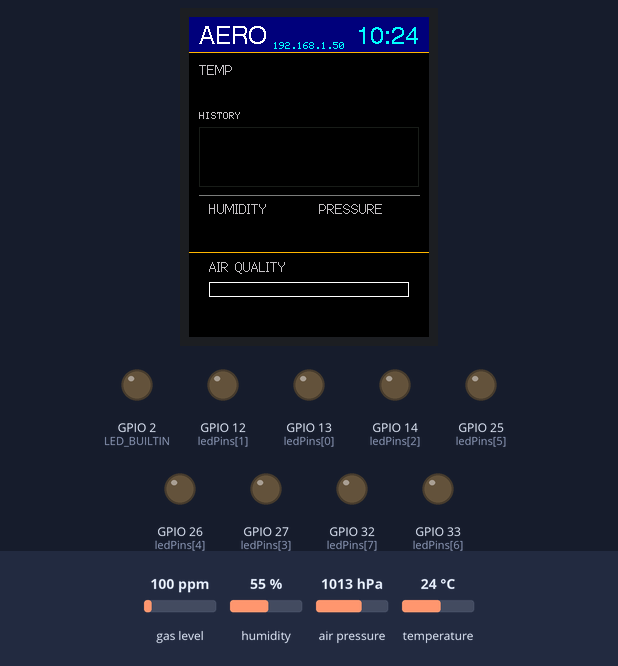
Bench run of a sketch on a simulated ESP32. Shown: 240×320 colour display, output pins drawn as LEDs (lit = HIGH). The test bench sets the inputs (shaded band); at power-on: gas level 100 ppm, air pressure 1013 hPa, humidity 55 %, temperature 24 °C. WiFi joins after 1.5 s; servers stay silent unless stated; the local clock reads 2024-03-15 10:24:30 at power-on unless the sketch sets it; what the sketch prints to the serial monitor is not drawn.

Above: at 3.0 s.
3.1 s: gas level set to 500 ppm
At 4.8 s:
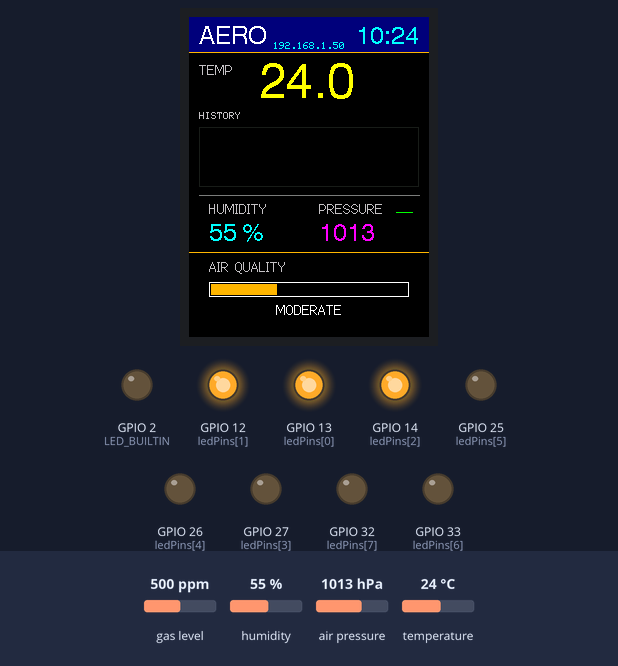
7.5 s: gas level set to 20 ppm
At 10.5 s:
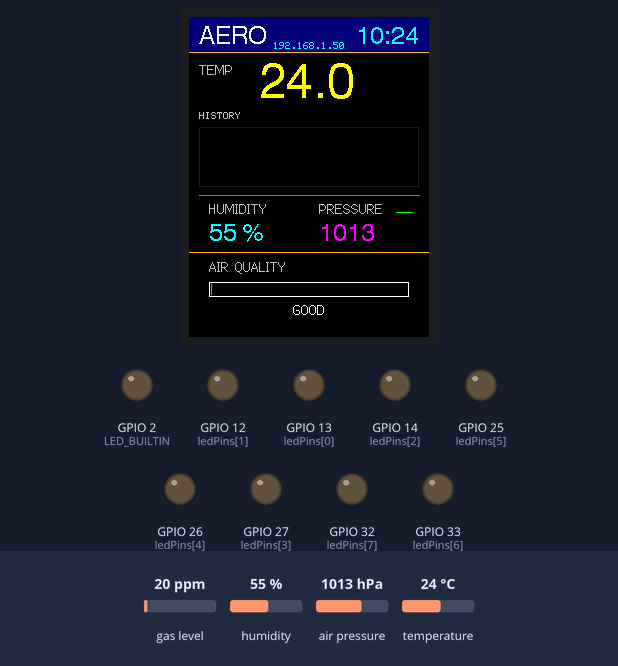
13.5 s: gas level set to 980 ppm
At 17.5 s:
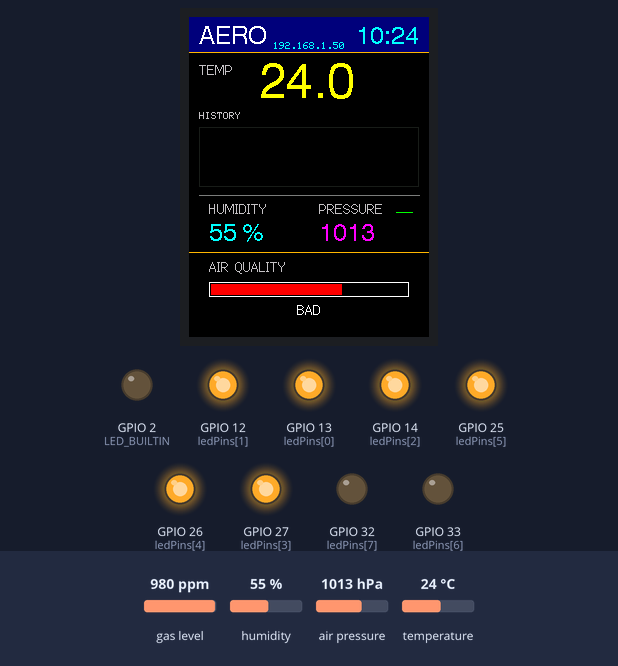
19.5 s: air pressure set to 952 hPa
At 23.3 s:
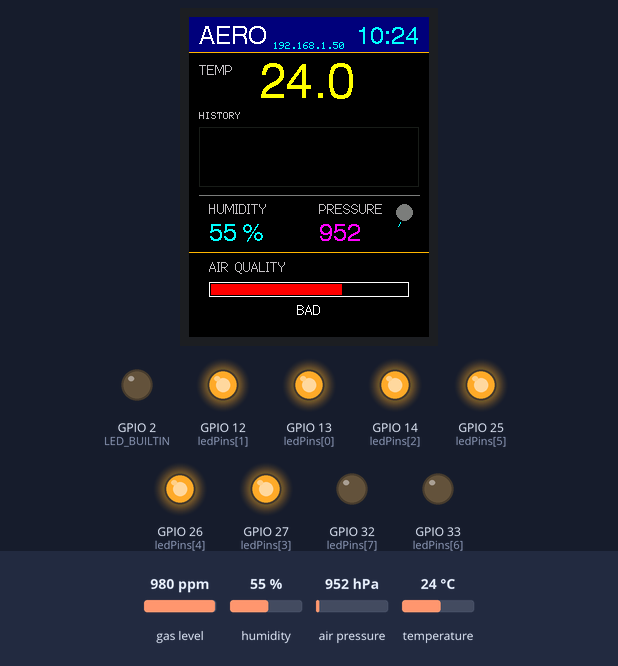
25.5 s: air pressure set to 1025 hPa
At 29.1 s:
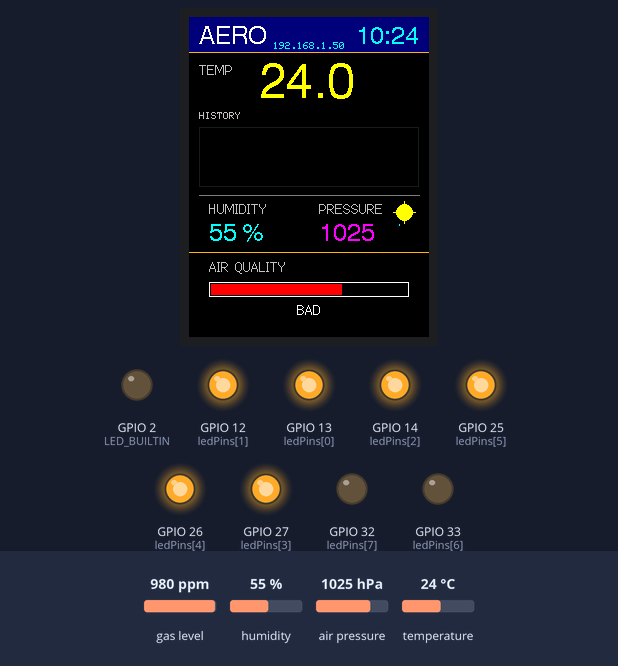
31.5 s: gas level set to 250 ppm
At 34.8 s:
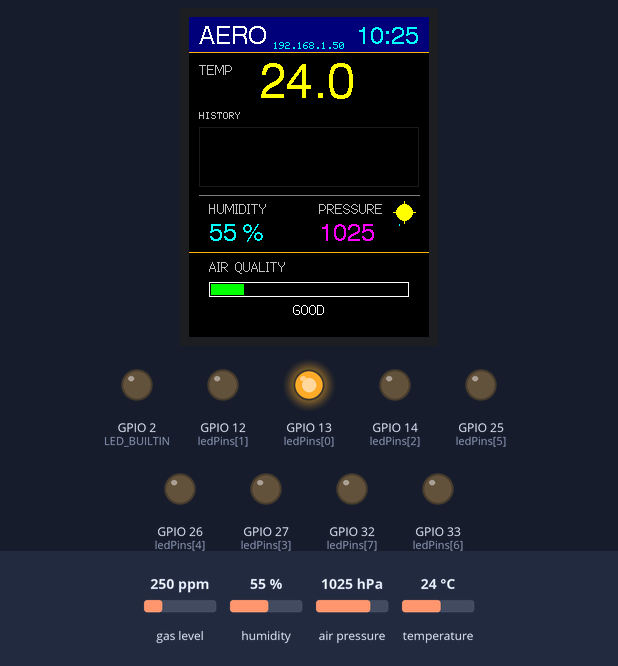
Timing chart, 0 to 38.5 s (numbered marks = the images above; inputs shaded):
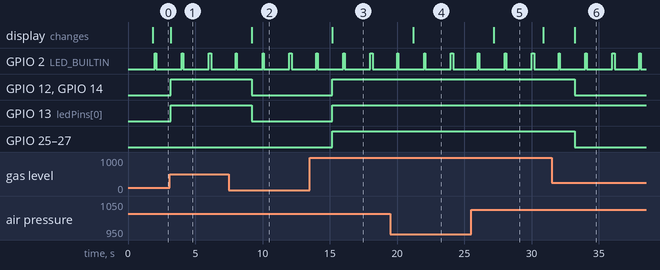

Measured:
- after the input at 3.1 s, GPIO 12 (ledPins[1]), GPIO 13 (ledPins[0]), GPIO 14 (ledPins[2]): LOW → HIGH after 0.08 s; the display: changes after 0.08 s (image 1)
- after the input at 7.5 s, GPIO 12 (ledPins[1]), GPIO 13 (ledPins[0]), GPIO 14 (ledPins[2]): HIGH → LOW after 1.7 s; the display: changes after 1.7 s (image 2)
- after the input at 13.5 s, GPIO 12 (ledPins[1]), GPIO 13 (ledPins[0]), GPIO 14 (ledPins[2]), GPIO 25 (ledPins[5]), GPIO 26 (ledPins[4]), GPIO 27 (ledPins[3]): LOW → HIGH after 1.7 s; the display: changes after 1.7 s (image 3)
- after the input at 19.5 s, the display: changes after 1.7 s (image 4)
- after the input at 25.5 s, the display: changes after 1.7 s (image 5)
- after the input at 31.5 s, GPIO 12 (ledPins[1]), GPIO 14 (ledPins[2]), GPIO 25 (ledPins[5]), GPIO 26 (ledPins[4]), GPIO 27 (ledPins[3]): HIGH → LOW after 1.7 s; the display: changes after 1.7 s (image 6)
- what the display in image 5 shows lasts 3.7 s, from 27.2 s to 30.9 s

The sketch:

AeroSentry.ino
```cpp
/*
 * PROJECT: AERO SENTRY (Final Polish V1.1)
 * Author: Filip Zurek
 * Hardware: ESP32 + BME680 (I2C) + TFT ILI9341 (SPI) + 8-bit LED bar
 * Description: Air monitoring station with web server and trend forecast
*/

#include <WiFi.h>
#include <WebServer.h>
#include <Wire.h>
#include <SPI.h>
#include <TFT_eSPI.h>
#include <Adafruit_Sensor.h>
#include "Adafruit_BME680.h"
#include "time.h"

// --- 1. User Configuration ---
const char* ssid = "ssid";
const char* password = "password";

// chart update frequency (in milliseconds)
// 300000 = 5 minutes (standard)
// 2000 = 2 seconds (demo/test)
#define GRAPH_INTERVAL 300000

// --- 2. Object and Constants ---
TFT_eSPI tft = TFT_eSPI();
Adafruit_BME680 bme;
WebServer server(80);

const char* ntpServer = "pool.ntp.org";
const long gmtOffset_sec = 3600;  // GMT+1
const int daylightOffset_sec = 3600;  // Summer Time

// Hardware pins
const int ledPins[] = {13, 12, 14, 27, 26, 25, 33, 32};
const int numLeds = 8;
#define LED_BUILTIN 2

// Colors
#define C_BG TFT_BLACK
#define C_HEADER TFT_NAVY
#define C_TEXT TFT_WHITE
#define C_GRID 0x18E3
#define C_ACCENT TFT_ORANGE
#define C_GRAPH TFT_YELLOW

// Global variables
#define MAX_HISTORY 40
float tempHistory[MAX_HISTORY];
float pressureBaseline = 0;
String weatherStatus = "Analysis...";

// Timers
unsigned long lastUpdate = 0;
unsigned long lastGraphUpdate = 0;
unsigned long lastClockUpdate = 0;

// Cache of recent readings (for WWW)
float lastTemp=0, lastHum=0, lastPres=0, lastGas=0;

void setup() {
  Serial.begin(115200);
  Serial.println("\n--- AERO SENTRY V1.1 BOOT ---");

  // 1. Hardware Init
  for(int i=0; i<numLeds; i++) pinMode(ledPins[i], OUTPUT);
  pinMode(LED_BUILTIN, OUTPUT);

  // 2. TFT Init
  tft.init();
  tft.setRotation(0);
  tft.fillScreen(C_BG);

  // Loading Screen
  tft.setTextColor(TFT_WHITE, C_BG);
  tft.drawCentreString("SYSTEM START...", 120, 120, 2);
  tft.drawCentreString("Connecting to WiFi...", 120, 140, 1);

  // 3. WiFi Init
  WiFi.begin(ssid, password);
  int retry = 0;
  while (WiFi.status() != WL_CONNECTED && retry < 20) {
    delay(500); retry++;
  }

  if(WiFi.status() == WL_CONNECTED) {
    configTime(gmtOffset_sec, daylightOffset_sec, ntpServer);
    server.on("/", handleRoot);
    server.begin();
    Serial.println("[OK] WiFi Connected");
    Serial.print("[INFO] Server IP: ");
    Serial.println(WiFi.localIP());
  } else {
    Serial.println("[ERROR] No WiFi - offline mode");
  }

  // 4. BME680 Init
  if(!bme.begin(0x76)) {
    tft.fillScreen(TFT_RED);
    tft.setTextColor(TFT_WHITE);
    tft.drawCentreString("BME680 ERROR!", 120, 160, 4);
    Serial.println("[ERROR] BME680 sensor not detected!");
    while(1);
  }

  // BME Configuration (Heat profile)
  bme.setTemperatureOversampling(BME680_OS_8X);
  bme.setHumidityOversampling(BME680_OS_2X);
  bme.setPressureOversampling(BME680_OS_4X);
  bme.setIIRFilterSize(BME680_FILTER_SIZE_3);
  bme.setGasHeater(320, 150);
  Serial.println("[OK] Sensor calibrated!");

  // 5. Start UI
  tft.fillScreen(C_BG);
  for(int i=0; i<MAX_HISTORY; i++) tempHistory[i] = 0;
  // Chart reset
  drawStaticInterface();

  // Displaying the IP address on the screen (if connected)
  if(WiFi.status() == WL_CONNECTED) {
    tft.setTextColor(TFT_CYAN, C_HEADER);
    tft.drawCentreString(WiFi.localIP().toString(), 120, 25, 1);
  }
}

void loop() {
  server.handleClient();  // Web service

  // Clock (every 1 second)
  if (millis() - lastClockUpdate > 1000) {
    lastClockUpdate = millis();
    updateClock();
  }

  // Data reading (every 3 seconds)
  if (millis() - lastUpdate > 3000) {
    lastUpdate = millis();
    if (bme.performReading()) {
      lastTemp = bme.temperature;
      lastHum = bme.humidity;
      lastPres = bme.pressure / 100.0;
      lastGas = bme.gas_resistance / 1000.0;

      updateValues(lastTemp, lastHum, lastPres, lastGas);

      int iaq = mapGasToPercent(lastGas);
      updateLedBar(iaq);
      updateForecast(lastPres);
    }
  }

  // History Chart
  if (millis() - lastGraphUpdate > GRAPH_INTERVAL) {
    lastGraphUpdate = millis();
    if (lastTemp != 0) {
      addGraphPoint(lastTemp);
      drawGraph();
    }
  }

  runHeartbeat();
}

// --- UI FUNCTIONS ---

void drawStaticInterface() {
  // Header
  tft.fillRect(0, 0, 240, 35, C_HEADER);
  tft.drawFastHLine(0, 35, 240, C_ACCENT);

  tft.setTextColor(C_TEXT, C_HEADER);
  tft.drawString("AERO", 10, 8, 4);

  // Temp Section
  tft.setTextColor(TFT_SILVER, C_BG);
  tft.drawString("TEMP", 10, 45, 2);

  // Chart Section
  int graphY = 110;
  tft.drawRect(10, graphY, 220, 60, C_GRID);
  tft.drawString("HISTORY", 10, graphY - 15, 1);

  // Bottom Section
  int detailsLineY = 178;
  tft.drawLine(10, detailsLineY, 230, detailsLineY, TFT_DARKGREY);

  tft.drawString("HUMIDITY", 20, detailsLineY + 6, 2);
  tft.drawString("PRESSURE", 130, detailsLineY + 6, 2);

  // IAQ Footer
  tft.drawFastHLine(0, 235, 240, C_ACCENT);

  // POPRAWKA 1: Przesunięcie napisu "AIR QUALITY" z 10 na 20, żeby wyrównać z ramką
  tft.drawString("AIR QUALITY", 20, 242, 2);
  tft.drawRect(20, 265, 200, 15, TFT_WHITE);
}

void updateClock() {
  struct tm timeinfo;
  if(!getLocalTime(&timeinfo)) return;
  char timeStr[6];
  strftime(timeStr, 6, "%H:%M", &timeinfo);

  tft.setTextColor(TFT_CYAN, C_HEADER);
  tft.setTextDatum(TR_DATUM);
  tft.drawString(timeStr, 230, 8, 4);
  tft.setTextDatum(TL_DATUM);
}

void updateValues(float t, float h, float p, float g) {
  // Temp
  tft.setTextColor(TFT_YELLOW, C_BG);
  tft.setTextPadding(140);
  tft.drawFloat(t, 1, 70, 45, 6);
  tft.setTextPadding(0);

  // Humidity and Pressure
  int valY = 205;

  tft.setTextColor(TFT_CYAN, C_BG);
  tft.setTextPadding(60);
  String humStr = String(h, 0) + " %";
  tft.drawString(humStr, 20, valY, 4);

  tft.setTextColor(TFT_MAGENTA, C_BG);
  tft.setTextPadding(80);
  tft.drawFloat(p, 0, 130, valY, 4);
  tft.setTextPadding(0);

  // IAQ Bar and Text
  int barWidth = map(mapGasToPercent(g), 0, 100, 0, 196);
  uint16_t color = TFT_GREEN;
  String status = "GOOD";

  if(barWidth > 60) { color = TFT_ORANGE; status = "MODERATE"; }
  if(barWidth > 120) { color = TFT_RED; status = "BAD"; }

  tft.fillRect(22, 267, barWidth, 11, color);
  tft.fillRect(22 + barWidth, 267, 196 - barWidth, 11, C_BG);

  tft.setTextColor(TFT_WHITE, C_BG);
  tft.setTextPadding(240);
  tft.drawCentreString(status, 120, 285, 2);
  tft.setTextPadding(0);
}

// --- GRAPH LOGIC ---
void addGraphPoint(float val) {
  for (int i = 0; i < MAX_HISTORY - 1; i++) tempHistory[i] = tempHistory[i+1];
  tempHistory[MAX_HISTORY - 1] = val;
}

void drawGraph() {
  int xBase = 11; int yBase = 168; int gHeight = 56;
  int colWidth = 218 / MAX_HISTORY;

  float minVal = 100; float maxVal = -100;
  for(int i=0; i<MAX_HISTORY; i++) {
    if(tempHistory[i] == 0) continue;
    if(tempHistory[i] < minVal) minVal = tempHistory[i];
    if(tempHistory[i] > maxVal) maxVal = tempHistory[i];
  }

  if ((maxVal - minVal) < 1.0) {
      float mid = (maxVal+minVal)/2; maxVal=mid+1; minVal=mid-1;
  } else { maxVal+=0.2; minVal-=0.2; }

  tft.fillRect(11, 111, 218, 58, C_BG);
  for (int i = 0; i < MAX_HISTORY - 1; i++) {
    if (tempHistory[i] == 0 || tempHistory[i+1] == 0) continue;
    int y1 = map(tempHistory[i]*10, minVal*10, maxVal*10, yBase, yBase - gHeight);
    int y2 = map(tempHistory[i+1]*10, minVal*10, maxVal*10, yBase, yBase - gHeight);
    y1 = constrain(y1, yBase - gHeight, yBase);
    y2 = constrain(y2, yBase - gHeight, yBase);
    tft.drawLine(xBase + (i * colWidth), y1, xBase + ((i+1) * colWidth), y2, C_GRAPH);
  }
}

// --- FORECAST ---
void updateForecast(float p) {
  if (pressureBaseline == 0) pressureBaseline = p;

  // POPRAWKA 2: Przesunięcie ikony w prawo (z 195 na 215)
  int iconX = 215;
  int iconY = 195;

  float diff = p - pressureBaseline;
  pressureBaseline = (pressureBaseline * 0.95) + (p * 0.05);

  tft.fillRect(iconX - 12, iconY - 12, 24, 24, C_BG);
  if (diff > 0.2) {
    weatherStatus = "Growing (Sun)";
    tft.fillCircle(iconX, iconY, 8, TFT_YELLOW);
    tft.drawLine(iconX, iconY-11, iconX, iconY+11, TFT_YELLOW);
    tft.drawLine(iconX-11, iconY, iconX+11, iconY, TFT_YELLOW);
  } else if (diff < -0.2) {
    weatherStatus = "Falling (Rain)";
    tft.fillCircle(iconX, iconY, 8, TFT_DARKGREY);
    tft.drawLine(iconX-4, iconY+10, iconX-6, iconY+14, TFT_CYAN);
  } else {
    weatherStatus = "Stable";
    tft.drawLine(iconX-8, iconY, iconX+8, iconY, TFT_GREEN);
  }
}

// --- WWW SERVER ---
void handleRoot() {
  String html = "<!DOCTYPE html><html><head><meta charset='utf-8'>";
  html += "<meta name='viewport' content='width=device-width, initial-scale=1'>";
  html += "<meta http-equiv='refresh' content='10'>";
  html += "<title>AeroSentry</title>";
  html += "<style>body{font-family:sans-serif; text-align:center; background:#121212; color:#fff; margin:0; padding:20px;}";
  html += ".box{background:#1e1e1e; margin:10px auto; padding:20px; max-width:300px; border-radius:12px; border:1px solid #333;}";
  html += "h1{color:#ff9800; margin-bottom:5px;} h2{font-size:3rem; margin:10px 0; color:#00e5ff;}";
  html += ".lbl{color:#888; font-size:0.9rem;} .stat{font-weight:bold; color:#76ff03;}</style></head>";

  html += "<body><h1>AERO SENTRY</h1><p class='lbl'>Status Live</p>";
  html += "<div class='box'><div class='lbl'>TEMPERATURE</div><h2>" + String(lastTemp, 1) + "&deg;C</h2></div>";
  html += "<div class='box'><div class='lbl'>HUMIDITY</div><h2>" + String(lastHum, 0) + "%</h2></div>";
  html += "<div class='box'><div class='lbl'>PRESSURE</div><h2>" + String(lastPres, 0) + " hPa</h2><p>" + weatherStatus + "</p></div>";

  String qColor = (mapGasToPercent(lastGas) > 60) ? "#ff3d00" : "#76ff03";
  html += "<div class='box' style='border-color:" + qColor + "'><div class='lbl'>INDOOR AIR QUALITY (IAQ)</div>";
  html += "<h2 style='color:" + qColor + "'>" + String(mapGasToPercent(lastGas)) + "%</h2></div>";

  html += "</body></html>";
  server.send(200, "text/html", html);
}

// --- UTILS ---
int mapGasToPercent(float gas_kohm) {
  float clean = 150.0; float bad = 5.0;
  if (gas_kohm > clean) gas_kohm = clean; if (gas_kohm < bad) gas_kohm = bad;
  return (int)((clean - gas_kohm) * (100.0) / (clean - bad));
}

void updateLedBar(int percent) {
  if(percent < 0) percent = 0; if(percent > 100) percent = 100;
  int ledsOn = map(percent, 0, 100, 0, numLeds + 1);
  if(percent > 90 && (millis()/200)%2==0) {
     for(int i=0; i<numLeds; i++) digitalWrite(ledPins[i], LOW); return;
  }
  for(int i=0; i<numLeds; i++) digitalWrite(ledPins[i], (i < ledsOn) ? HIGH : LOW);
}

void runHeartbeat() {
  digitalWrite(LED_BUILTIN, ((millis() % 2000) < 100) ? HIGH : LOW);
}
```
